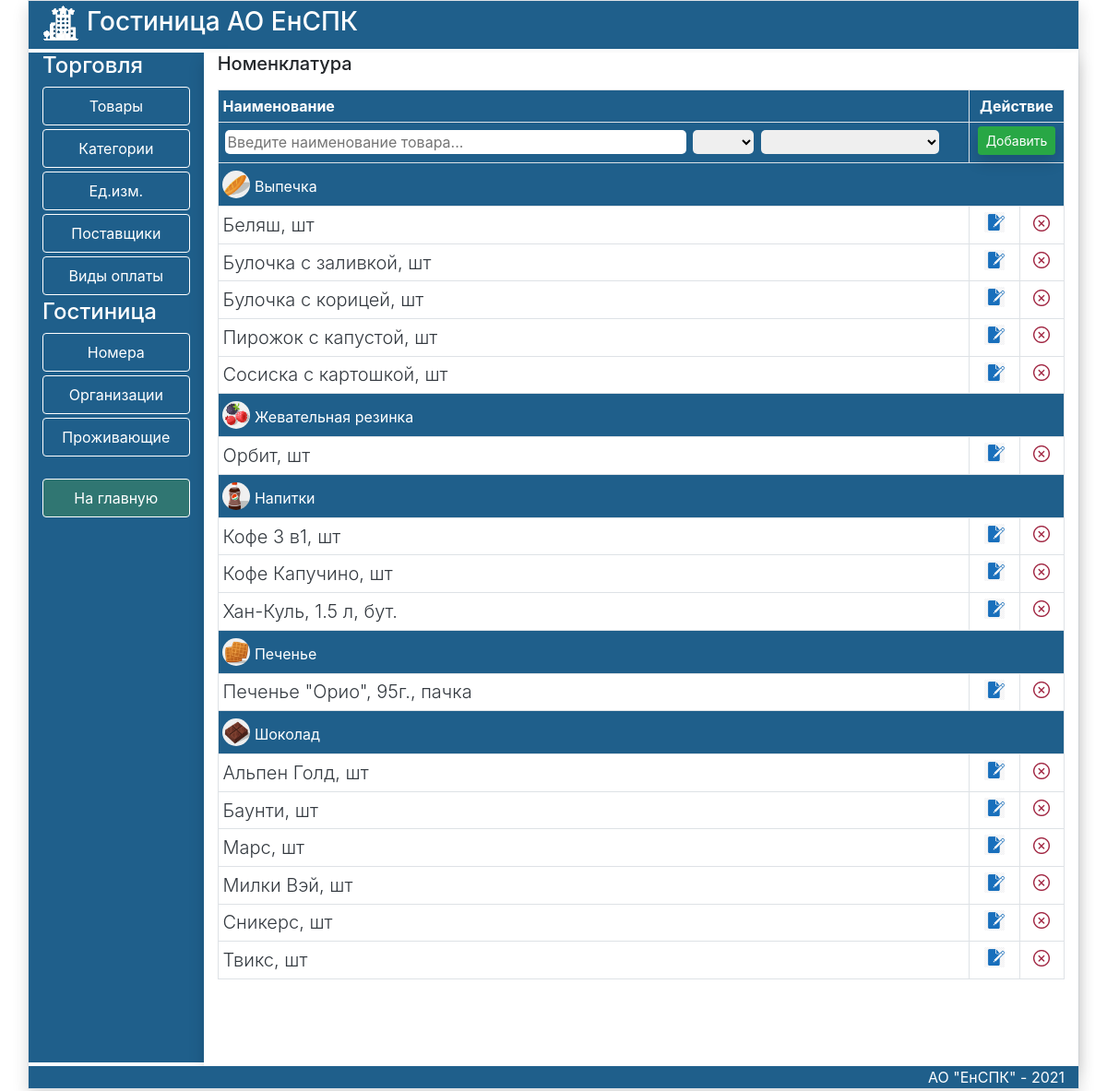
The app's page /Good, older data.
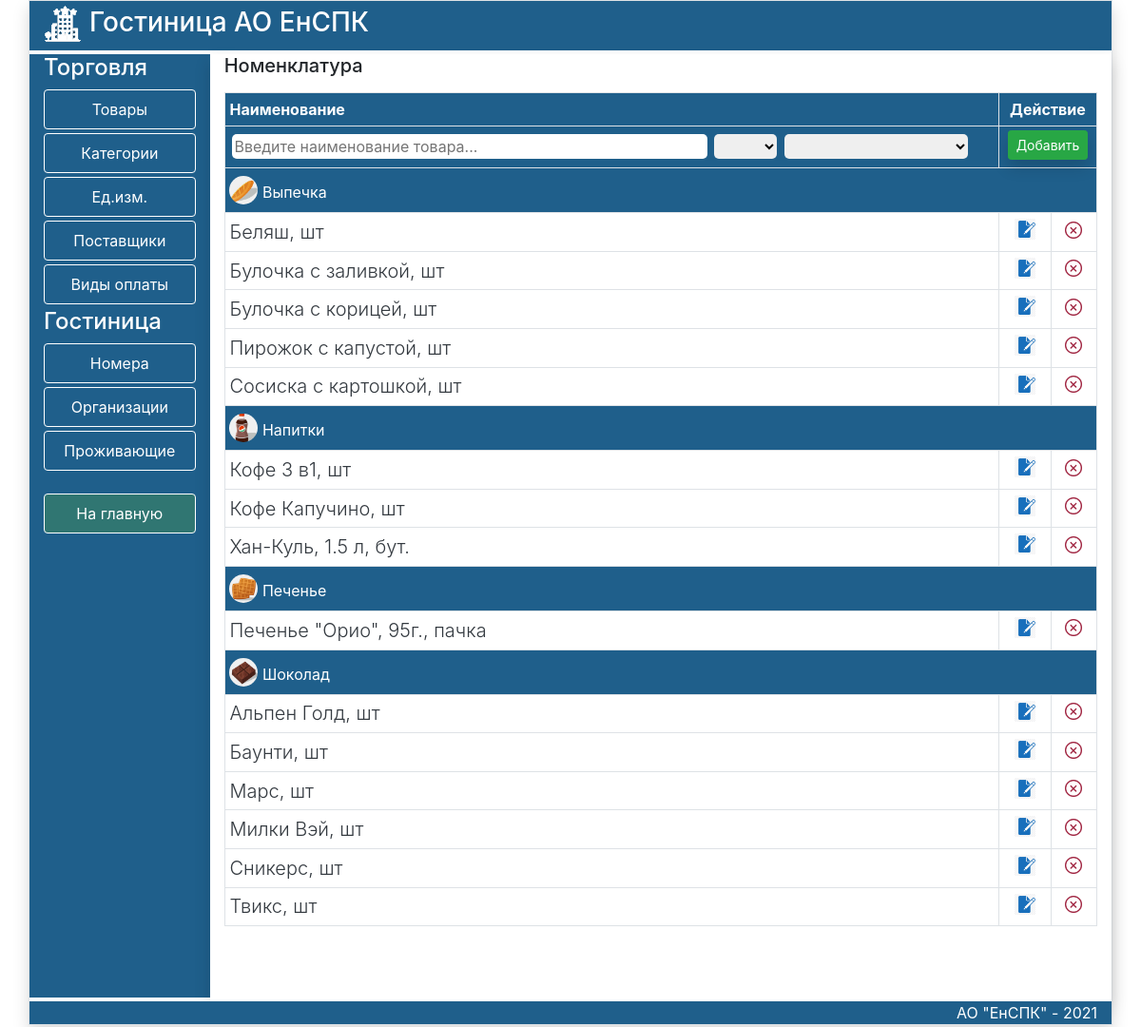
The same page, newer data.
### trade/models.py (models this page shows, shortened)
class Category(models.Model):
    title = models.CharField(max_length=100, verbose_name='Наименование')
    photo = models.ImageField(upload_to='photo',blank=True)
    def __str__(self):
        return self.title
    class Meta:
        verbose_name='Категория'
        verbose_name_plural='Категории'
        ordering=['title',]

class Good(models.Model):
    title=models.CharField(max_length=100,verbose_name='Наименование')
    unit=models.ForeignKey(Unit,on_delete=models.PROTECT,verbose_name='Единица измерения')
    category=models.ForeignKey(Category,on_delete=models.PROTECT,verbose_name='Категория',related_name='photos')
    class Meta:
        verbose_name='Товар'
        verbose_name_plural='Товары'
        ordering=['title',]

class Unit(models.Model):
    title = models.CharField(max_length=100,verbose_name='Наименование')
    def __str__(self):
        return self.title
    class Meta:
        verbose_name='Единица измерения'
        verbose_name_plural='Единицы измерения'
        ordering=['title',]

### trade/views.py (the view)
# urls.py: path('Good',Goods,name='Good'),
def Goods(request):
    category=Category.objects.filter(photos__isnull=False).distinct()
    unit=Unit.objects.all()
    good=Good.objects.all()
    title='Номенклатура'
    if request.method == 'POST':
        form = GoodForm(request.POST)
        if form.is_valid():
            try:
                form.save()
                form = GoodForm()
                return redirect('Good')
            except:
                form.add_error(None, 'Ошибка добавления ')
    else:
        form = GoodForm()
    return render(request, 'trade/Good.html', {'title': title, 'form': form, 'category': category, 'unit': unit,'goods':good})

### trade/forms.py
class GoodForm(forms.ModelForm):
   class Meta:
      model = Good
      fields = ['title', 'unit', 'category']
      widgets = {
         'title': forms.TextInput(attrs={'class': 'form-input','placeholder':'Введите наименование товара...',
          'style': 'width:500px;margin-right:2px;border:none;border-radius:5px'}),
         'unit': forms.Select(attrs={'class': 'form-input','style': 'margin-left:5px;'
         'margin-right:2px;border:none;border-radius:5px'}),
         'category': forms.Select(attrs={'class': 'form-input','style': 'margin-left:6px;margin-right:2px;border:none;border-radius:5px'}),
      }
   def __init__(self, *args, **kwargs):
      super(GoodForm, self).__init__(*args, **kwargs)
      self.fields['unit'].empty_label = ''
      self.fields['category'].empty_label = ''

### trade/templates/trade/Good.html (shortened to what this page needs)
{% extends 'trade/listpage.html' %}
{% load static %}
{% block DataArea %}
<h5 class="mb-3">{{title}}</h5>
<div class="scrolltable2">
    <table class="table table-sm table-bordered table-hover ">
        <tr class="secondary">
            <th class="btnblack">Наименование</th>
            <th class="text-center btnblack" colspan="2">Действие</th>
        </tr>
        <tr>
            <th class="btnblack">
                <div >
    <form action="" method="post">
        <div class="form-row pb-1 pl-2 pt-1">
            {{form.title}}
            {{form.unit}}{{form.category}}
            </th><th colspan="2" class="btnblack">
            <div class="text-end ml-1 ">
                <button type="submit" class="btn btn-success btn-sm shadow ">Добавить</button>
            </div>
        </div>
 </div>
        {% for item in category %}
<tr>
            <td class="pt-2 pb-0 btnblack" colspan="3">{% if item.photo %}<img src="{{item.photo.url}}" alt="..." width="30"
            height="30" class="mb-2 rounded-circle">{% endif %}
                {{item.title}}
            </td>
        </tr>
        {% for good in goods %}
        {% if item.id == good.category_id %}
        <tr>
            <td><a href="{% url 'Good' %}" class="text-dark lead">{{good.title}}, {{good.unit}} </a></td>
         <td class="text-center pt-0 pb-2 " style="vertical-align:middle"><a href="{% url 'UpdateGoods' good.pk %}">
                <img src="{% static 'trade/images/edit2.png' %}" height="22" style="top:10px"></a></td>
            <td class="text-center pt-0 pb-2 " style="vertical-align:middle"><a href="{% url 'DeleteGoods' good.pk %}">
                <img src="{% static 'trade/images/delete2.png' %}" height="18" style="top:10px"></a></td>
        </tr>
        {% endif %}
        {% endfor %}
        {% endfor %}
</div>
{% endblock DataArea %}

Row changes from the older to the newer data that the page shows:
no longer on this page (row unchanged): Category: photo (picture), title "Жевательная резинка"
removed Good: title "Орбит", unit "шт", shown under "Жевательная резинка"
